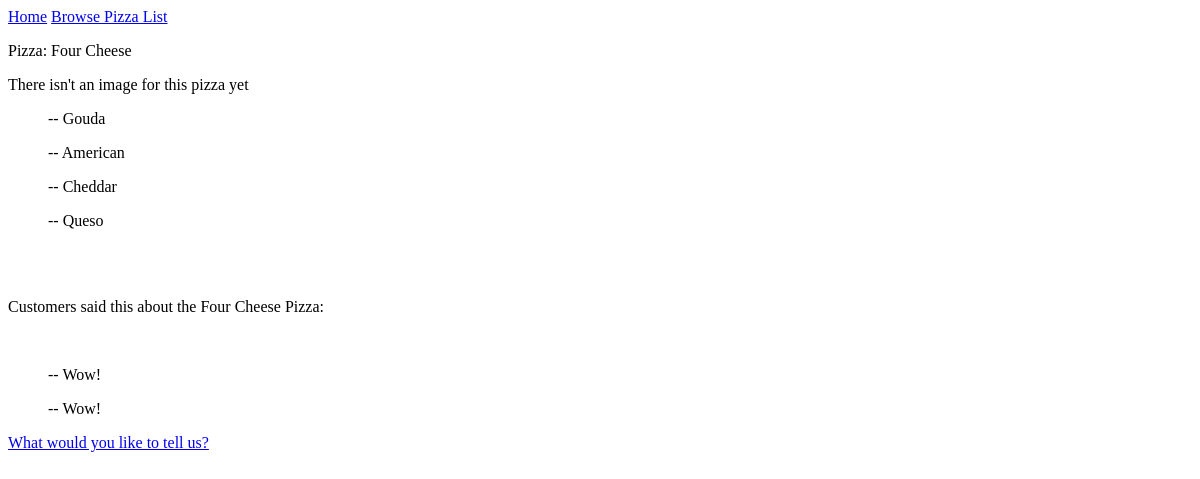
The app's page /pizzas/3/, older data.
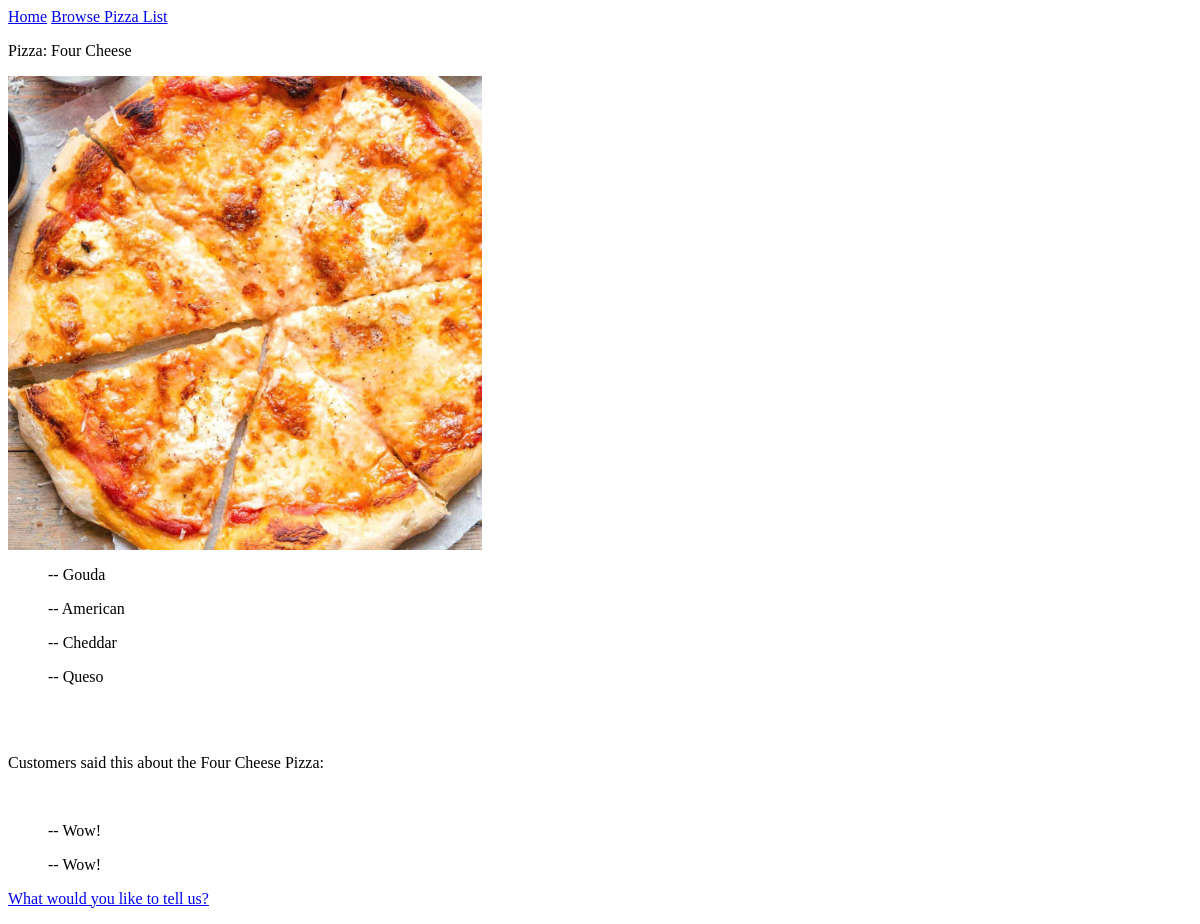
The same page, newer data.
### Pizzas/models.py (models this page shows, shortened)
class Topping(models.Model):
    pizza = models.ForeignKey(Pizza, on_delete=models.CASCADE)
    topping_name = models.CharField(max_length=100)

class Comment(models.Model):
    pizza = models.ForeignKey(Pizza, related_name='details', on_delete=models.CASCADE)
    text = models.TextField(max_length=100)

class Image(models.Model):
    pizza = models.ForeignKey(Pizza, on_delete=models.CASCADE)
    image = models.ImageField(upload_to='images/')

### Pizzas/views.py (the view, shortened to what this page needs)
# urls.py: path('pizzas/<int:pizza_id>/',views.pizza,name='pizza'),
def pizza(request,pizza_id):
    p = Pizza.objects.get(id=pizza_id)
    toppings = Topping.objects.filter(pizza=p)
    addcomment = Comment.objects.filter(pizza=pizza_id)
    image = Image.objects.filter(pizza=pizza_id)
    context = {'pizza':p, 'toppings':toppings, 'addcomment':addcomment, 'image':image}
    return render(request, 'Pizzas/pizza.html', context)

### Pizzas/models.py (called while the page is built)
    def __str__(self):
        return self.pizza_name

### Pizzas/templates/pizzas/pizza.html
{% extends "Pizzas/base.html" %}
{% block content %}
<p>Pizza: {{ pizza }} </p>
{% for i in image %}
<div class="col-md-4">
    <img src="{{  i.image.url  }}" class="img-responsive" style="width: 40%; margin-right: 10px;" />
</div>
{% empty %}
<p> There isn't an image for this pizza yet </p>
{% endfor %}
<form method="POST">
    <ul>
        {% for t in toppings %}
        <p>-- {{ t.topping_name}} </p>
        {% endfor %}
    </ul>
    <br><br>
    <p>Customers said this about the {{pizza}} Pizza:</p>
    <br>
    <ul>
        {% for c in addcomment %}
        <p>-- {{ c.text }} </p>
        {% empty %}
        <p> There are no reviews yet.</p>
        {% endfor %}
    </ul>
    <p><a href="{% url 'Pizzas:comment' pizza.id %}">What would you like to tell us?</a></p>
</form>
{% endblock content %}

Row changes from the older to the newer data that the page shows:
added Image: image (picture)
Text that changed along with them:
text no longer shown: "There isn't an image for this pizza yet"
